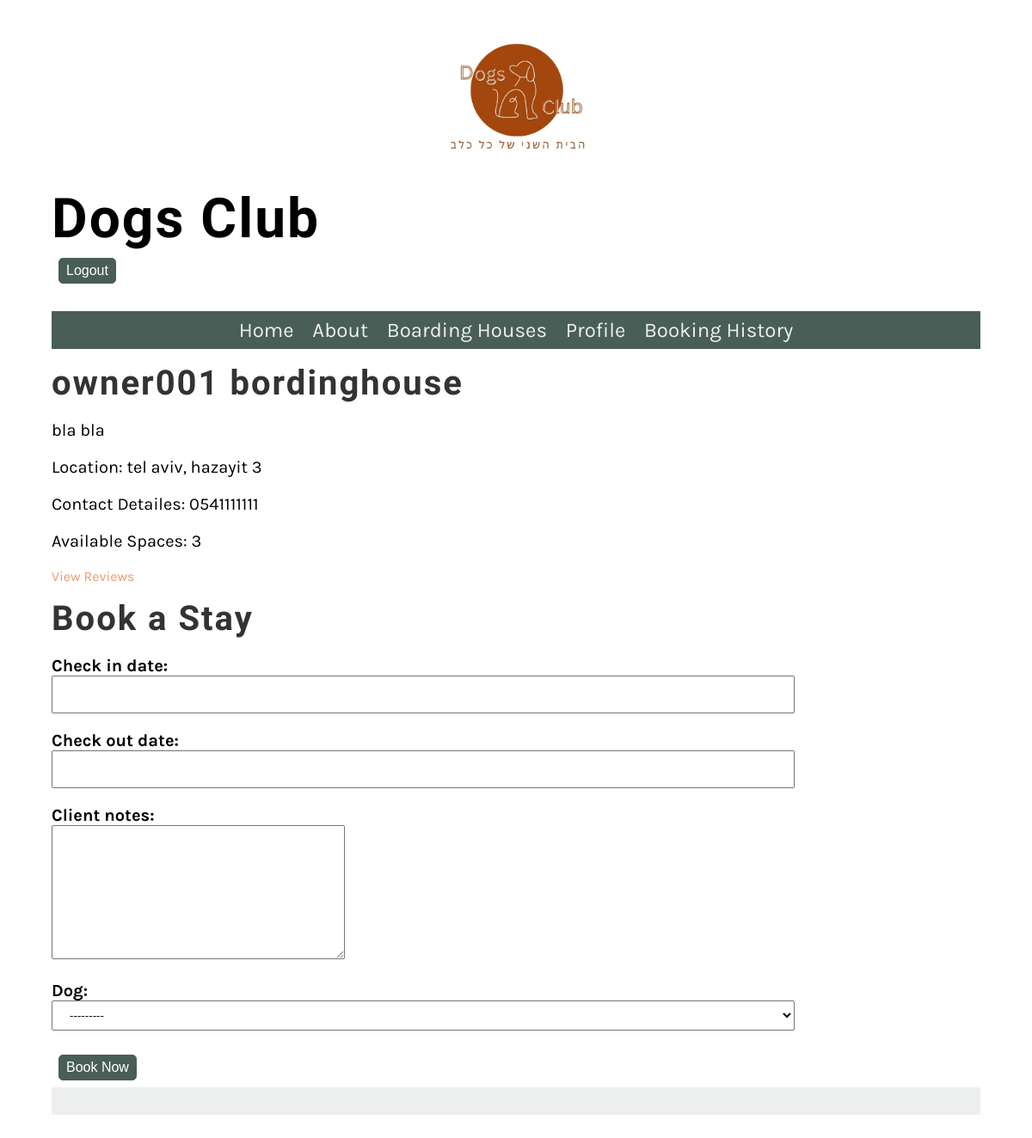
The app's page /Website/boardinghouses/11/ (signed in) with its own data.
### Website/models.py (models this page shows, shortened)
class BoardingHouse(models.Model):
    user = models.ForeignKey(User, on_delete=models.CASCADE)
    name = models.CharField(max_length=255)
    description = models.TextField()
    location = models.CharField(max_length=255)
    contact_details = models.CharField(max_length=255)
    available_spaces = models.PositiveIntegerField()

### Website/views.py (the view)
# urls.py: path('boardinghouses/<int:boardinghouse_id>/', BoardinghouseDetailView.as_view(), name='boardinghouse_detail'),
class BoardinghouseDetailView(View):
    def get(self, request, boardinghouse_id, *args, **kwargs):
        boardinghouse = get_object_or_404(BoardingHouse, id=boardinghouse_id)
        if request.user.is_authenticated:
            form = BookingForm(user=request.user)
            return render(request, 'boardinghouse_detail.html', {'boardinghouse': boardinghouse, 'form': form})
        return render(request, 'boardinghouse_detail.html', {'boardinghouse': boardinghouse})

### Website/forms.py
class BookingForm(forms.ModelForm):
    def __init__(self, *args, **kwargs):
        print("kwargs",kwargs)
        user = kwargs.pop('user')  # Retrieve the user from kwargs
        super().__init__(*args, **kwargs)
        self.fields['dog'].queryset = Dog.objects.filter(owner=user)  # Filter the dogs based on the user
    class Meta:
        model = Booking
        fields = ['check_in_date', 'check_out_date', 'client_notes', 'dog']

### Website/models.py (called while the page is built)
    def __str__(self):
        return self.name+ ", id:"+self.chip_id

### Website/templatetags/custom_filters.py (called while the page is built)
@register.filter
def has_group(user, group_name):
    return user.groups.filter(name=group_name).exists()

### Website/templates/boardinghouse_detail.html (shortened to what this page needs)
{% extends 'base.html' %}
{% load custom_filters %}
{% block content %}
        <h2>{{ boardinghouse.name }}</h2>
        <p>{{ boardinghouse.description }}</p>
        <p>Location: {{ boardinghouse.location }}</p>
        <p> Contact Detailes: {{boardinghouse.contact_details}}</p>
        <p>Available Spaces: {{ boardinghouse.available_spaces }}</p>
    <a href="{% url 'reviews' boardinghouse.id %}">View Reviews</a>
        <h2>Book a Stay</h2>
        {% if request.user|has_group:"Customers" %}
            <form method="post" action="{% url 'booking' boardinghouse.id %}">
                {{ form.as_p }}
                <button type="submit" class="small_button">Book Now</button>
            </form>
        {% elif not request.user|has_group:"Boardinghouse Owners" %}
            <p><a href="{% url 'login' %}">Log in</a> to book a stay.</p>
        {% endif %}
{% endblock %}

### Website/static/css/style.css (style rules this page uses)
body { font-family: 'Karla', sans-serif; margin-top: 3rem; margin-bottom: 3rem; margin-left: 5%; margin-right: 5%; }
h1, h2, h3, h4, h5, h6 { font-family: 'Markazi Text', serif; letter-spacing: 2px;; }
h2 { font-size: 2.5rem; color: #333333; margin:1rem 0; }
p, ul { font-size: 1.25rem;; }
a { color: #EE9972; text-decoration: none; }
label { font-weight: bold; display: block; }
input, select { width: 80%; display: block; padding: .5rem 1rem; line-height: 1.5rem; box-sizing: border-box; }
.small_button { padding: .25rem .5rem; border: 1px solid #495E57; background-color: #495E57; border-radius: 5px; font-size: 1rem; display: inline-block; color: #fff; line-height: 20px; margin: 0.5rem; }

### records on screen
BoardingHouse: name "owner001 bordinghouse", description "bla bla", location "tel aviv, hazayit 3", contact_details "0541111111", available_spaces "3"
